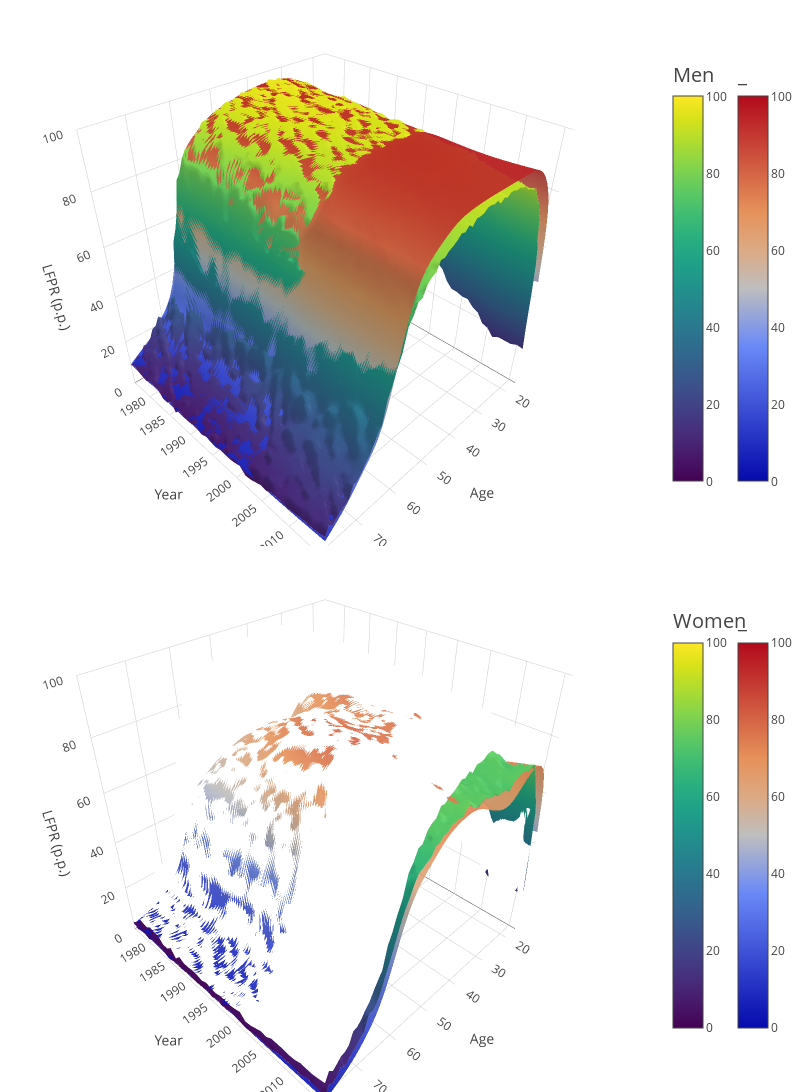

Write notebook code for a chart like this one.
### Code cell
execfile("scripts/draw_testkernel_plots_plotly2.py")

### Figure 1 — Plotly figure (JSON) as saved in the notebook; plotly's stock layout.template omitted (floating-point values rounded to 4 significant figures; data arrays with more than 128 entries replaced by an {"elided": "..."} marker saying what was removed)
{"data": [{"cauto": false, "cmax": 100, "cmin": 0, "colorbar": {"len": 0.4, "title": "Men", "titlefont": {"size": 20}, "y": 0.75}, "colorscale": "Viridis", "scene": "scene1", "showscale": true, "type": "surface", "x": {"elided": "65x41 int values"}, "y": {"elided": "65x41 int values"}, "z": {"elided": "65x41 float values"}}, {"cauto": false, "cmax": 100, "cmin": 0, "colorbar": {"len": 0.4, "title": "Women", "titlefont": {"size": 20}, "y": 0.25}, "colorscale": "Viridis", "scene": "scene2", "showscale": true, "type": "surface", "x": {"elided": "65x41 int values"}, "y": {"elided": "65x41 int values"}, "z": {"elided": "65x41 float values"}}, {"cauto": false, "cmax": 100, "cmin": 0, "colorbar": {"len": 0.4, "title": "_", "titlefont": {"size": 20}, "x": 1.12, "y": 0.75}, "colorscale": "RdBu", "opacity": 0.9, "scene": "scene1", "showscale": true, "type": "surface", "x": {"elided": "65x41 int values"}, "y": {"elided": "65x41 int values"}, "z": {"elided": "65x41 float values"}}, {"cauto": false, "cmax": 100, "cmin": 0, "colorbar": {"len": 0.4, "title": "_", "titlefont": {"size": 20}, "x": 1.12, "y": 0.25}, "colorscale": "RdBu", "opacity": 0.9, "scene": "scene2", "showscale": true, "type": "surface", "x": {"elided": "65x41 int values"}, "y": {"elided": "65x41 int values"}, "z": {"elided": "65x41 float values"}}], "layout": {"autosize": false, "height": 1200, "margin": {"b": 0, "l": 0, "r": 0, "t": 0}, "scene1": {"aspectmode": "cube", "domain": {"x": [0, 1], "y": [0.5, 1]}, "xaxis": {"range": [16, 80], "title": "Age"}, "yaxis": {"range": [1976, 2016], "title": "Year"}, "zaxis": {"range": [0, 100], "title": "LFPR (p.p.)"}}, "scene2": {"aspectmode": "cube", "domain": {"x": [0, 1], "y": [0, 0.5]}, "xaxis": {"range": [16, 80], "title": "Age"}, "yaxis": {"range": [1976, 2016], "title": "Year"}, "zaxis": {"range": [0, 100], "title": "LFPR (p.p.)"}}, "width": 800}}
